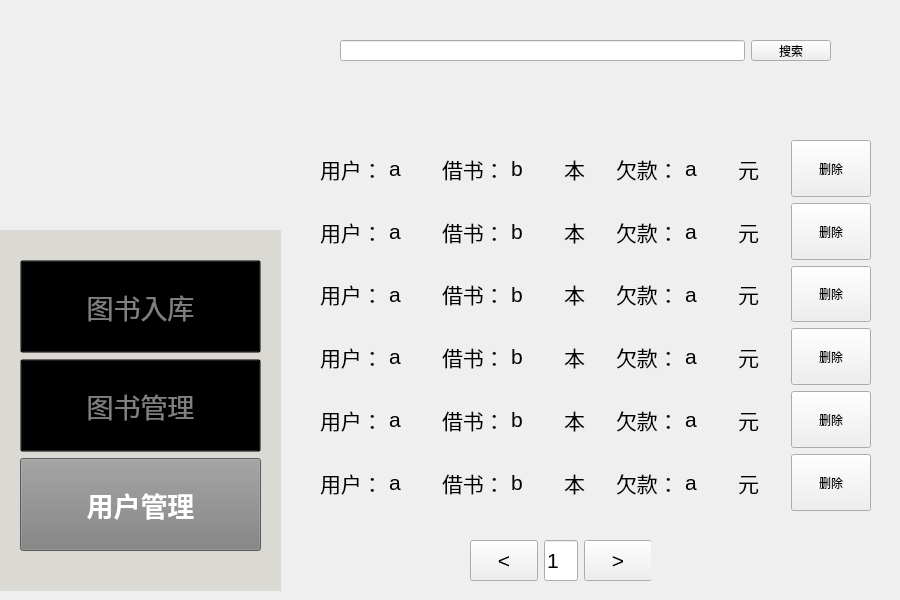
<?xml version="1.0" encoding="UTF-8"?>
<ui version="4.0">
 <class>usemmanagement</class>
 <widget class="QWidget" name="usemmanagement">
  <property name="geometry">
   <rect>
    <x>0</x>
    <y>0</y>
    <width>900</width>
    <height>600</height>
   </rect>
  </property>
  <property name="windowTitle">
   <string>Form</string>
  </property>
  <widget class="QWidget" name="verticalLayoutWidget_3">
   <property name="geometry">
    <rect>
     <x>320</x>
     <y>140</y>
     <width>551</width>
     <height>371</height>
    </rect>
   </property>
   <layout class="QVBoxLayout" name="verticalLayout">
    <item>
     <layout class="QHBoxLayout" name="horizontalLayout_2">
      <item>
       <widget class="QLabel" name="a">
        <property name="font">
         <font>
          <pointsize>16</pointsize>
         </font>
        </property>
        <property name="text">
         <string>用户：</string>
        </property>
       </widget>
      </item>
      <item>
       <widget class="QLabel" name="name">
        <property name="font">
         <font>
          <pointsize>16</pointsize>
         </font>
        </property>
        <property name="text">
         <string>a</string>
        </property>
       </widget>
      </item>
      <item>
       <widget class="QLabel" name="b">
        <property name="font">
         <font>
          <pointsize>16</pointsize>
         </font>
        </property>
        <property name="text">
         <string>借书：</string>
        </property>
       </widget>
      </item>
      <item>
       <widget class="QLabel" name="book">
        <property name="font">
         <font>
          <pointsize>16</pointsize>
         </font>
        </property>
        <property name="text">
         <string>b</string>
        </property>
       </widget>
      </item>
      <item>
       <widget class="QLabel" name="c">
        <property name="font">
         <font>
          <pointsize>16</pointsize>
         </font>
        </property>
        <property name="text">
         <string>本</string>
        </property>
       </widget>
      </item>
      <item>
       <widget class="QLabel" name="d">
        <property name="font">
         <font>
          <pointsize>16</pointsize>
         </font>
        </property>
        <property name="text">
         <string>欠款：</string>
        </property>
       </widget>
      </item>
      <item>
       <widget class="QLabel" name="money">
        <property name="font">
         <font>
          <pointsize>16</pointsize>
         </font>
        </property>
        <property name="text">
         <string>a</string>
        </property>
       </widget>
      </item>
      <item>
       <widget class="QLabel" name="e">
        <property name="font">
         <font>
          <pointsize>16</pointsize>
         </font>
        </property>
        <property name="text">
         <string>元</string>
        </property>
       </widget>
      </item>
      <item>
       <widget class="QPushButton" name="delete_2">
        <property name="sizePolicy">
         <sizepolicy hsizetype="Minimum" vsizetype="Expanding">
          <horstretch>0</horstretch>
          <verstretch>0</verstretch>
         </sizepolicy>
        </property>
        <property name="text">
         <string>删除</string>
        </property>
       </widget>
      </item>
     </layout>
    </item>
    <item>
     <layout class="QHBoxLayout" name="bookList2">
      <item>
       <widget class="QLabel" name="a_2">
        <property name="font">
         <font>
          <pointsize>16</pointsize>
         </font>
        </property>
        <property name="text">
         <string>用户：</string>
        </property>
       </widget>
      </item>
      <item>
       <widget class="QLabel" name="name_2">
        <property name="font">
         <font>
          <pointsize>16</pointsize>
         </font>
        </property>
        <property name="text">
         <string>a</string>
        </property>
       </widget>
      </item>
      <item>
       <widget class="QLabel" name="b_2">
        <property name="font">
         <font>
          <pointsize>16</pointsize>
         </font>
        </property>
        <property name="text">
         <string>借书：</string>
        </property>
       </widget>
      </item>
      <item>
       <widget class="QLabel" name="book_2">
        <property name="font">
         <font>
          <pointsize>16</pointsize>
         </font>
        </property>
        <property name="text">
         <string>b</string>
        </property>
       </widget>
      </item>
      <item>
       <widget class="QLabel" name="c_2">
        <property name="font">
         <font>
          <pointsize>16</pointsize>
         </font>
        </property>
        <property name="text">
         <string>本</string>
        </property>
       </widget>
      </item>
      <item>
       <widget class="QLabel" name="d_2">
        <property name="font">
         <font>
          <pointsize>16</pointsize>
         </font>
        </property>
        <property name="text">
         <string>欠款：</string>
        </property>
       </widget>
      </item>
      <item>
       <widget class="QLabel" name="money_2">
        <property name="font">
         <font>
          <pointsize>16</pointsize>
         </font>
        </property>
        <property name="text">
         <string>a</string>
        </property>
       </widget>
      </item>
      <item>
       <widget class="QLabel" name="e_2">
        <property name="font">
         <font>
          <pointsize>16</pointsize>
         </font>
        </property>
        <property name="text">
         <string>元</string>
        </property>
       </widget>
      </item>
      <item>
       <widget class="QPushButton" name="delete_3">
        <property name="sizePolicy">
         <sizepolicy hsizetype="Minimum" vsizetype="Expanding">
          <horstretch>0</horstretch>
          <verstretch>0</verstretch>
         </sizepolicy>
        </property>
        <property name="text">
         <string>删除</string>
        </property>
       </widget>
      </item>
     </layout>
    </item>
    <item>
     <layout class="QHBoxLayout" name="bookList3">
      <item>
       <widget class="QLabel" name="a_3">
        <property name="font">
         <font>
          <pointsize>16</pointsize>
         </font>
        </property>
        <property name="text">
         <string>用户：</string>
        </property>
       </widget>
      </item>
      <item>
       <widget class="QLabel" name="name_3">
        <property name="font">
         <font>
          <pointsize>16</pointsize>
         </font>
        </property>
        <property name="text">
         <string>a</string>
        </property>
       </widget>
      </item>
      <item>
       <widget class="QLabel" name="b_3">
        <property name="font">
         <font>
          <pointsize>16</pointsize>
         </font>
        </property>
        <property name="text">
         <string>借书：</string>
        </property>
       </widget>
      </item>
      <item>
       <widget class="QLabel" name="book_3">
        <property name="font">
         <font>
          <pointsize>16</pointsize>
         </font>
        </property>
        <property name="text">
         <string>b</string>
        </property>
       </widget>
      </item>
      <item>
       <widget class="QLabel" name="c_3">
        <property name="font">
         <font>
          <pointsize>16</pointsize>
         </font>
        </property>
        <property name="text">
         <string>本</string>
        </property>
       </widget>
      </item>
      <item>
       <widget class="QLabel" name="d_3">
        <property name="font">
         <font>
          <pointsize>16</pointsize>
         </font>
        </property>
        <property name="text">
         <string>欠款：</string>
        </property>
       </widget>
      </item>
      <item>
       <widget class="QLabel" name="money_3">
        <property name="font">
         <font>
          <pointsize>16</pointsize>
         </font>
        </property>
        <property name="text">
         <string>a</string>
        </property>
       </widget>
      </item>
      <item>
       <widget class="QLabel" name="e_3">
        <property name="font">
         <font>
          <pointsize>16</pointsize>
         </font>
        </property>
        <property name="text">
         <string>元</string>
        </property>
       </widget>
      </item>
      <item>
       <widget class="QPushButton" name="delete_4">
        <property name="sizePolicy">
         <sizepolicy hsizetype="Minimum" vsizetype="Expanding">
          <horstretch>0</horstretch>
          <verstretch>0</verstretch>
         </sizepolicy>
        </property>
        <property name="text">
         <string>删除</string>
        </property>
       </widget>
      </item>
     </layout>
    </item>
    <item>
     <layout class="QHBoxLayout" name="bookList4_2">
      <item>
       <widget class="QLabel" name="a_4">
        <property name="font">
         <font>
          <pointsize>16</pointsize>
         </font>
        </property>
        <property name="text">
         <string>用户：</string>
        </property>
       </widget>
      </item>
      <item>
       <widget class="QLabel" name="name_4">
        <property name="font">
         <font>
          <pointsize>16</pointsize>
         </font>
        </property>
        <property name="text">
         <string>a</string>
        </property>
       </widget>
      </item>
      <item>
       <widget class="QLabel" name="b_4">
        <property name="font">
         <font>
          <pointsize>16</pointsize>
         </font>
        </property>
        <property name="text">
         <string>借书：</string>
        </property>
       </widget>
      </item>
      <item>
       <widget class="QLabel" name="book_4">
        <property name="font">
         <font>
          <pointsize>16</pointsize>
         </font>
        </property>
        <property name="text">
         <string>b</string>
        </property>
       </widget>
      </item>
      <item>
       <widget class="QLabel" name="c_4">
        <property name="font">
         <font>
          <pointsize>16</pointsize>
         </font>
        </property>
        <property name="text">
         <string>本</string>
        </property>
       </widget>
      </item>
      <item>
       <widget class="QLabel" name="d_4">
        <property name="font">
         <font>
          <pointsize>16</pointsize>
         </font>
        </property>
        <property name="text">
         <string>欠款：</string>
        </property>
       </widget>
      </item>
      <item>
       <widget class="QLabel" name="money_4">
        <property name="font">
         <font>
          <pointsize>16</pointsize>
         </font>
        </property>
        <property name="text">
         <string>a</string>
        </property>
       </widget>
      </item>
      <item>
       <widget class="QLabel" name="e_4">
        <property name="font">
         <font>
          <pointsize>16</pointsize>
         </font>
        </property>
        <property name="text">
         <string>元</string>
        </property>
       </widget>
      </item>
      <item>
       <widget class="QPushButton" name="delete_5">
        <property name="sizePolicy">
         <sizepolicy hsizetype="Minimum" vsizetype="Expanding">
          <horstretch>0</horstretch>
          <verstretch>0</verstretch>
         </sizepolicy>
        </property>
        <property name="text">
         <string>删除</string>
        </property>
       </widget>
      </item>
     </layout>
    </item>
    <item>
     <layout class="QHBoxLayout" name="bookList4_3">
      <item>
       <widget class="QLabel" name="a_5">
        <property name="font">
         <font>
          <pointsize>16</pointsize>
         </font>
        </property>
        <property name="text">
         <string>用户：</string>
        </property>
       </widget>
      </item>
      <item>
       <widget class="QLabel" name="name_5">
        <property name="font">
         <font>
          <pointsize>16</pointsize>
         </font>
        </property>
        <property name="text">
         <string>a</string>
        </property>
       </widget>
      </item>
      <item>
       <widget class="QLabel" name="b_5">
        <property name="font">
         <font>
          <pointsize>16</pointsize>
         </font>
        </property>
        <property name="text">
         <string>借书：</string>
        </property>
       </widget>
      </item>
      <item>
       <widget class="QLabel" name="book_5">
        <property name="font">
         <font>
          <pointsize>16</pointsize>
         </font>
        </property>
        <property name="text">
         <string>b</string>
        </property>
       </widget>
      </item>
      <item>
       <widget class="QLabel" name="c_5">
        <property name="font">
         <font>
          <pointsize>16</pointsize>
         </font>
        </property>
        <property name="text">
         <string>本</string>
        </property>
       </widget>
      </item>
      <item>
       <widget class="QLabel" name="d_5">
        <property name="font">
         <font>
          <pointsize>16</pointsize>
         </font>
        </property>
        <property name="text">
         <string>欠款：</string>
        </property>
       </widget>
      </item>
      <item>
       <widget class="QLabel" name="money_5">
        <property name="font">
         <font>
          <pointsize>16</pointsize>
         </font>
        </property>
        <property name="text">
         <string>a</string>
        </property>
       </widget>
      </item>
      <item>
       <widget class="QLabel" name="e_5">
        <property name="font">
         <font>
          <pointsize>16</pointsize>
         </font>
        </property>
        <property name="text">
         <string>元</string>
        </property>
       </widget>
      </item>
      <item>
       <widget class="QPushButton" name="delete_6">
        <property name="sizePolicy">
         <sizepolicy hsizetype="Minimum" vsizetype="Expanding">
          <horstretch>0</horstretch>
          <verstretch>0</verstretch>
         </sizepolicy>
        </property>
        <property name="text">
         <string>删除</string>
        </property>
       </widget>
      </item>
     </layout>
    </item>
    <item>
     <layout class="QHBoxLayout" name="bookList4">
      <item>
       <widget class="QLabel" name="a_6">
        <property name="font">
         <font>
          <pointsize>16</pointsize>
         </font>
        </property>
        <property name="text">
         <string>用户：</string>
        </property>
       </widget>
      </item>
      <item>
       <widget class="QLabel" name="name_6">
        <property name="font">
         <font>
          <pointsize>16</pointsize>
         </font>
        </property>
        <property name="text">
         <string>a</string>
        </property>
       </widget>
      </item>
      <item>
       <widget class="QLabel" name="b_6">
        <property name="font">
         <font>
          <pointsize>16</pointsize>
         </font>
        </property>
        <property name="text">
         <string>借书：</string>
        </property>
       </widget>
      </item>
      <item>
       <widget class="QLabel" name="book_6">
        <property name="font">
         <font>
          <pointsize>16</pointsize>
         </font>
        </property>
        <property name="text">
         <string>b</string>
        </property>
       </widget>
      </item>
      <item>
       <widget class="QLabel" name="c_6">
        <property name="font">
         <font>
          <pointsize>16</pointsize>
         </font>
        </property>
        <property name="text">
         <string>本</string>
        </property>
       </widget>
      </item>
      <item>
       <widget class="QLabel" name="d_6">
        <property name="font">
         <font>
          <pointsize>16</pointsize>
         </font>
        </property>
        <property name="text">
         <string>欠款：</string>
        </property>
       </widget>
      </item>
      <item>
       <widget class="QLabel" name="money_6">
        <property name="font">
         <font>
          <pointsize>16</pointsize>
         </font>
        </property>
        <property name="text">
         <string>a</string>
        </property>
       </widget>
      </item>
      <item>
       <widget class="QLabel" name="e_6">
        <property name="font">
         <font>
          <pointsize>16</pointsize>
         </font>
        </property>
        <property name="text">
         <string>元</string>
        </property>
       </widget>
      </item>
      <item>
       <widget class="QPushButton" name="delete_7">
        <property name="sizePolicy">
         <sizepolicy hsizetype="Minimum" vsizetype="Expanding">
          <horstretch>0</horstretch>
          <verstretch>0</verstretch>
         </sizepolicy>
        </property>
        <property name="text">
         <string>删除</string>
        </property>
       </widget>
      </item>
     </layout>
    </item>
   </layout>
  </widget>
  <widget class="QWidget" name="horizontalLayoutWidget">
   <property name="geometry">
    <rect>
     <x>340</x>
     <y>40</y>
     <width>491</width>
     <height>21</height>
    </rect>
   </property>
   <layout class="QHBoxLayout" name="find_check">
    <item>
     <widget class="QLineEdit" name="lineEdit"/>
    </item>
    <item>
     <widget class="QPushButton" name="pushButton_2">
      <property name="sizePolicy">
       <sizepolicy hsizetype="Maximum" vsizetype="Minimum">
        <horstretch>0</horstretch>
        <verstretch>0</verstretch>
       </sizepolicy>
      </property>
      <property name="text">
       <string>搜索</string>
      </property>
     </widget>
    </item>
   </layout>
  </widget>
  <widget class="QWidget" name="verticalLayoutWidget">
   <property name="geometry">
    <rect>
     <x>0</x>
     <y>230</y>
     <width>281</width>
     <height>361</height>
    </rect>
   </property>
   <layout class="QVBoxLayout" name="mode">
    <item>
     <widget class="QFrame" name="frame">
      <property name="enabled">
       <bool>true</bool>
      </property>
      <property name="acceptDrops">
       <bool>false</bool>
      </property>
      <property name="autoFillBackground">
       <bool>false</bool>
      </property>
      <property name="styleSheet">
       <string notr="true">QFrame {
    background-color: rgb(218,217,211); 
}
</string>
      </property>
      <property name="frameShape">
       <enum>QFrame::Shape::NoFrame</enum>
      </property>
      <property name="frameShadow">
       <enum>QFrame::Shadow::Plain</enum>
      </property>
      <widget class="QWidget" name="verticalLayoutWidget_2">
       <property name="geometry">
        <rect>
         <x>20</x>
         <y>30</y>
         <width>241</width>
         <height>291</height>
        </rect>
       </property>
       <layout class="QVBoxLayout" name="verticalLayout_2">
        <item>
         <widget class="QPushButton" name="PersonalMode_Button">
          <property name="enabled">
           <bool>true</bool>
          </property>
          <property name="sizePolicy">
           <sizepolicy hsizetype="Expanding" vsizetype="Expanding">
            <horstretch>0</horstretch>
            <verstretch>0</verstretch>
           </sizepolicy>
          </property>
          <property name="font">
           <font>
            <pointsize>20</pointsize>
            <bold>false</bold>
           </font>
          </property>
          <property name="focusPolicy">
           <enum>Qt::FocusPolicy::ClickFocus</enum>
          </property>
          <property name="layoutDirection">
           <enum>Qt::LayoutDirection::LeftToRight</enum>
          </property>
          <property name="autoFillBackground">
           <bool>false</bool>
          </property>
          <property name="styleSheet">
           <string notr="true">QPushButton {
    background-color: transparent;
    color: grey;
}
</string>
          </property>
          <property name="text">
           <string>图书入库</string>
          </property>
         </widget>
        </item>
        <item>
         <widget class="QPushButton" name="BookMode_Button">
          <property name="enabled">
           <bool>true</bool>
          </property>
          <property name="sizePolicy">
           <sizepolicy hsizetype="Expanding" vsizetype="Expanding">
            <horstretch>0</horstretch>
            <verstretch>0</verstretch>
           </sizepolicy>
          </property>
          <property name="palette">
           <palette>
            <active>
             <colorrole role="WindowText">
              <brush brushstyle="SolidPattern">
               <color alpha="255">
                <red>128</red>
                <green>128</green>
                <blue>128</blue>
               </color>
              </brush>
             </colorrole>
             <colorrole role="Button">
              <brush brushstyle="SolidPattern">
               <color alpha="0">
                <red>0</red>
                <green>0</green>
                <blue>0</blue>
               </color>
              </brush>
             </colorrole>
             <colorrole role="Text">
              <brush brushstyle="SolidPattern">
               <color alpha="255">
                <red>128</red>
                <green>128</green>
                <blue>128</blue>
               </color>
              </brush>
             </colorrole>
             <colorrole role="ButtonText">
              <brush brushstyle="SolidPattern">
               <color alpha="255">
                <red>128</red>
                <green>128</green>
                <blue>128</blue>
               </color>
              </brush>
             </colorrole>
             <colorrole role="Base">
              <brush brushstyle="SolidPattern">
               <color alpha="0">
                <red>0</red>
                <green>0</green>
                <blue>0</blue>
               </color>
              </brush>
             </colorrole>
             <colorrole role="Window">
              <brush brushstyle="SolidPattern">
               <color alpha="0">
                <red>0</red>
                <green>0</green>
                <blue>0</blue>
               </color>
              </brush>
             </colorrole>
             <colorrole role="PlaceholderText">
              <brush brushstyle="SolidPattern">
               <color alpha="128">
                <red>128</red>
                <green>128</green>
                <blue>128</blue>
               </color>
              </brush>
             </colorrole>
            </active>
            <inactive>
             <colorrole role="WindowText">
              <brush brushstyle="SolidPattern">
               <color alpha="255">
                <red>128</red>
                <green>128</green>
                <blue>128</blue>
               </color>
              </brush>
             </colorrole>
             <colorrole role="Button">
              <brush brushstyle="SolidPattern">
               <color alpha="0">
                <red>0</red>
                <green>0</green>
                <blue>0</blue>
               </color>
              </brush>
             </colorrole>
             <colorrole role="Text">
              <brush brushstyle="SolidPattern">
               <color alpha="255">
                <red>128</red>
                <green>128</green>
                <blue>128</blue>
               </color>
              </brush>
             </colorrole>
             <colorrole role="ButtonText">
              <brush brushstyle="SolidPattern">
               <color alpha="255">
                <red>128</red>
                <green>128</green>
                <blue>128</blue>
               </color>
              </brush>
             </colorrole>
             <colorrole role="Base">
              <brush brushstyle="SolidPattern">
               <color alpha="0">
                <red>0</red>
                <green>0</green>
                <blue>0</blue>
               </color>
              </brush>
             </colorrole>
             <colorrole role="Window">
              <brush brushstyle="SolidPattern">
               <color alpha="0">
                <red>0</red>
                <green>0</green>
                <blue>0</blue>
               </color>
              </brush>
             </colorrole>
             <colorrole role="PlaceholderText">
              <brush brushstyle="SolidPattern">
               <color alpha="128">
                <red>128</red>
                <green>128</green>
                <blue>128</blue>
               </color>
              </brush>
             </colorrole>
            </inactive>
            <disabled>
             <colorrole role="WindowText">
              <brush brushstyle="SolidPattern">
               <color alpha="255">
                <red>128</red>
                <green>128</green>
                <blue>128</blue>
               </color>
              </brush>
             </colorrole>
             <colorrole role="Button">
              <brush brushstyle="SolidPattern">
               <color alpha="0">
                <red>0</red>
                <green>0</green>
                <blue>0</blue>
               </color>
              </brush>
             </colorrole>
             <colorrole role="Text">
              <brush brushstyle="SolidPattern">
               <color alpha="255">
                <red>128</red>
                <green>128</green>
                <blue>128</blue>
               </color>
              </brush>
             </colorrole>
             <colorrole role="ButtonText">
              <brush brushstyle="SolidPattern">
               <color alpha="255">
                <red>128</red>
                <green>128</green>
                <blue>128</blue>
               </color>
              </brush>
             </colorrole>
             <colorrole role="Base">
              <brush brushstyle="SolidPattern">
               <color alpha="0">
                <red>0</red>
                <green>0</green>
                <blue>0</blue>
               </color>
              </brush>
             </colorrole>
             <colorrole role="Window">
              <brush brushstyle="SolidPattern">
               <color alpha="0">
                <red>0</red>
                <green>0</green>
                <blue>0</blue>
               </color>
              </brush>
             </colorrole>
             <colorrole role="PlaceholderText">
              <brush brushstyle="SolidPattern">
               <color alpha="128">
                <red>128</red>
                <green>128</green>
                <blue>128</blue>
               </color>
              </brush>
             </colorrole>
            </disabled>
           </palette>
          </property>
          <property name="font">
           <font>
            <pointsize>20</pointsize>
            <bold>false</bold>
           </font>
          </property>
          <property name="mouseTracking">
           <bool>false</bool>
          </property>
          <property name="acceptDrops">
           <bool>false</bool>
          </property>
          <property name="layoutDirection">
           <enum>Qt::LayoutDirection::LeftToRight</enum>
          </property>
          <property name="autoFillBackground">
           <bool>false</bool>
          </property>
          <property name="styleSheet">
           <string notr="true">QPushButton {
    background-color: transparent;
    color: grey;
}
</string>
          </property>
          <property name="text">
           <string>图书管理</string>
          </property>
         </widget>
        </item>
        <item>
         <widget class="QPushButton" name="FindBookMode_Button">
          <property name="sizePolicy">
           <sizepolicy hsizetype="Expanding" vsizetype="Expanding">
            <horstretch>0</horstretch>
            <verstretch>0</verstretch>
           </sizepolicy>
          </property>
          <property name="font">
           <font>
            <pointsize>20</pointsize>
            <bold>true</bold>
           </font>
          </property>
          <property name="layoutDirection">
           <enum>Qt::LayoutDirection::LeftToRight</enum>
          </property>
          <property name="autoFillBackground">
           <bool>false</bool>
          </property>
          <property name="styleSheet">
           <string notr="true">QPushButton {
    background-color: gray;
    color: white;
}</string>
          </property>
          <property name="text">
           <string>用户管理</string>
          </property>
         </widget>
        </item>
       </layout>
       <zorder>BookMode_Button</zorder>
       <zorder>FindBookMode_Button</zorder>
       <zorder>PersonalMode_Button</zorder>
      </widget>
     </widget>
    </item>
   </layout>
  </widget>
  <widget class="QLabel" name="logo">
   <property name="enabled">
    <bool>true</bool>
   </property>
   <property name="geometry">
    <rect>
     <x>0</x>
     <y>0</y>
     <width>281</width>
     <height>271</height>
    </rect>
   </property>
   <property name="styleSheet">
    <string notr="true">QLabel {
    background-color: transparent;
}
</string>
   </property>
   <property name="frameShape">
    <enum>QFrame::Shape::NoFrame</enum>
   </property>
   <property name="frameShadow">
    <enum>QFrame::Shadow::Plain</enum>
   </property>
   <property name="text">
    <string/>
   </property>
   <property name="pixmap">
    <pixmap resource="Logo.qrc">:/image/Logo.png</pixmap>
   </property>
   <property name="scaledContents">
    <bool>true</bool>
   </property>
   <property name="wordWrap">
    <bool>false</bool>
   </property>
   <property name="openExternalLinks">
    <bool>false</bool>
   </property>
   <property name="textInteractionFlags">
    <set>Qt::TextInteractionFlag::LinksAccessibleByMouse</set>
   </property>
  </widget>
  <widget class="QWidget" name="horizontalLayoutWidget_2">
   <property name="geometry">
    <rect>
     <x>470</x>
     <y>540</y>
     <width>181</width>
     <height>41</height>
    </rect>
   </property>
   <layout class="QHBoxLayout" name="horizontalLayout_3">
    <item>
     <widget class="QPushButton" name="reduce_button">
      <property name="sizePolicy">
       <sizepolicy hsizetype="Minimum" vsizetype="Expanding">
        <horstretch>0</horstretch>
        <verstretch>0</verstretch>
       </sizepolicy>
      </property>
      <property name="font">
       <font>
        <pointsize>16</pointsize>
       </font>
      </property>
      <property name="text">
       <string>&lt;</string>
      </property>
     </widget>
    </item>
    <item>
     <widget class="QLineEdit" name="pages">
      <property name="sizePolicy">
       <sizepolicy hsizetype="Expanding" vsizetype="Expanding">
        <horstretch>0</horstretch>
        <verstretch>0</verstretch>
       </sizepolicy>
      </property>
      <property name="font">
       <font>
        <pointsize>16</pointsize>
       </font>
      </property>
      <property name="layoutDirection">
       <enum>Qt::LayoutDirection::LeftToRight</enum>
      </property>
      <property name="text">
       <string>1</string>
      </property>
     </widget>
    </item>
    <item>
     <widget class="QPushButton" name="raise_button">
      <property name="sizePolicy">
       <sizepolicy hsizetype="Minimum" vsizetype="Expanding">
        <horstretch>0</horstretch>
        <verstretch>0</verstretch>
       </sizepolicy>
      </property>
      <property name="font">
       <font>
        <pointsize>16</pointsize>
       </font>
      </property>
      <property name="text">
       <string>&gt;</string>
      </property>
     </widget>
    </item>
   </layout>
  </widget>
  <zorder>logo</zorder>
  <zorder>verticalLayoutWidget_3</zorder>
  <zorder>horizontalLayoutWidget</zorder>
  <zorder>verticalLayoutWidget</zorder>
  <zorder>horizontalLayoutWidget_2</zorder>
 </widget>
 <resources>
  <include location="Logo.qrc"/>
 </resources>
 <connections/>
</ui>
